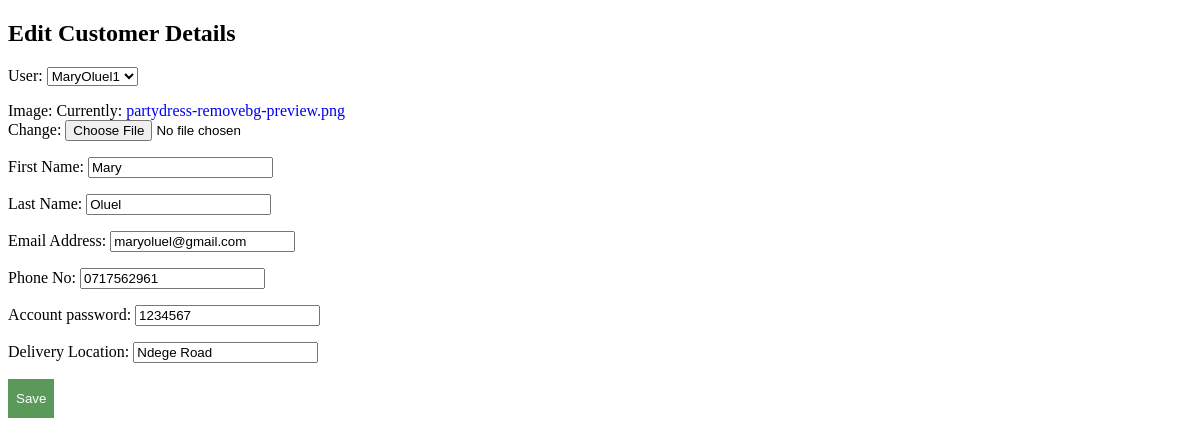
Before: /customer/user/update/13 with the older database file.
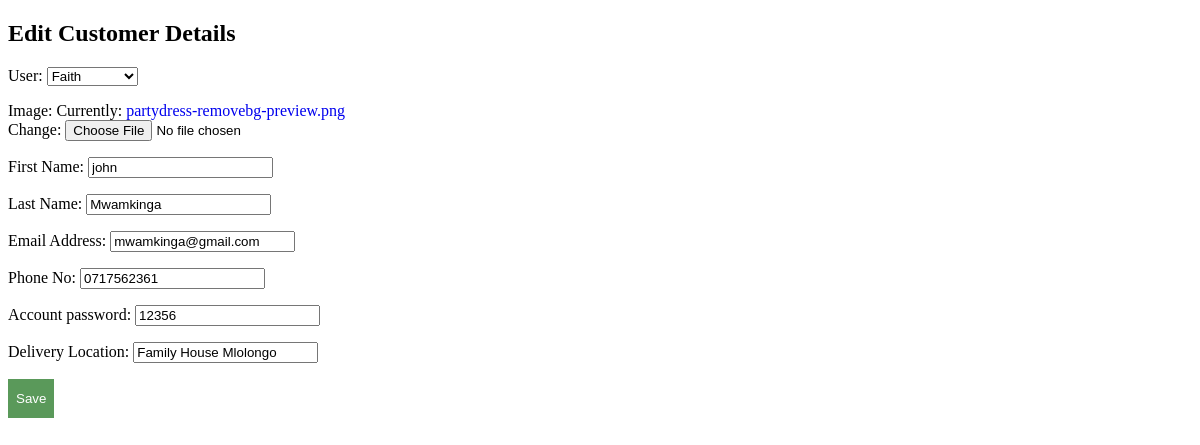
After: the same page with the newer database file.
### customer/models.py (models this page shows)
class Customer(models.Model):
    user=models.OneToOneField(User,null=True,on_delete=models.CASCADE)
    image=models.ImageField(default="")
    first_Name=models.CharField(max_length=32)
    last_Name=models.CharField(max_length=32)
    email_Address=models.EmailField()
    phone_No=models.CharField(max_length=32)
    account_password=models.CharField(max_length=32)
    delivery_Location=models.CharField(max_length=32)

### customer/views.py (the view)
# urls.py: path("user/update/<int:id>",customer_update_view,name="customer_update_view"),
def customer_update_view(request,id):
    customer=Customer.objects.get(id=id)
    if request.method=="POST":
        form=CustomerUploadForm(request.POST,instance=customer)
        if form.is_valid():
            form.save()
        return redirect("customer_detail_view",id=customer.id)
    else:
        form=CustomerUploadForm(instance=customer)
    return render(request,"customer/edit_customer.html",{"form":form})

### customer/forms.py
class CustomerUploadForm(forms.ModelForm):
    class Meta:
        model=Customer
        fields="__all__"

### templates/customer/edit_customer.html (shortened to what this page needs)
<!DOCTYPE html>
<html lang="en">
<head>
</head>
<body>
    <h2>Edit Customer Details</h2>
    <form method="post" class="upload-form">
        {{form.as_p}}
        <button type="submit" class="button">Save</button>
    </form>
</body>
</html>

Changed rows visible on the page:
changed Customer: user "MaryOluel1" → "Faith"; first_Name "Mary" → "john"; last_Name "Oluel" → "Mwamkinga"; email_Address "maryoluel@gmail.com" → "mwamkinga@gmail.com"; phone_No "0717562961" → "0717562361"; account_password "1234567" → "12356"; delivery_Location "Ndege Road" → "Family House Mlolongo"
